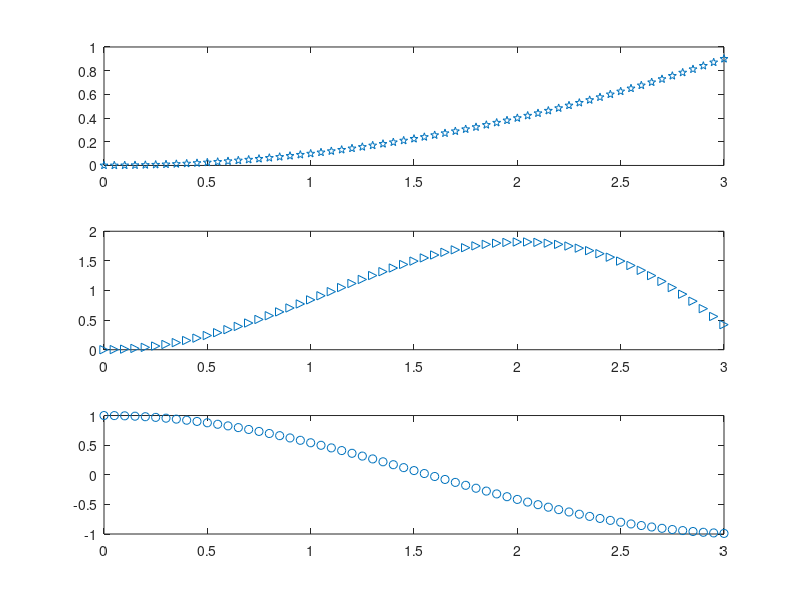

Source code (MATLAB):
x=0:0.05:3;
% y=2*x+1;
y1=(x.^2)/10;
y2=x.*sin(x);
y3=cos(x);

% plot(x,y1,'p');
% hold on
% plot(x,y2,'>');
% hold on
% plot(x,y3,'h');
% 
% title('This is graph');
% legend('first','ya','thrd');

subplot(3,1,1);
plot(x,y1,'p');
subplot(3,1,2);
plot(x,y2,'>');
subplot(3,1,3);
plot(x,y3,'o');
    